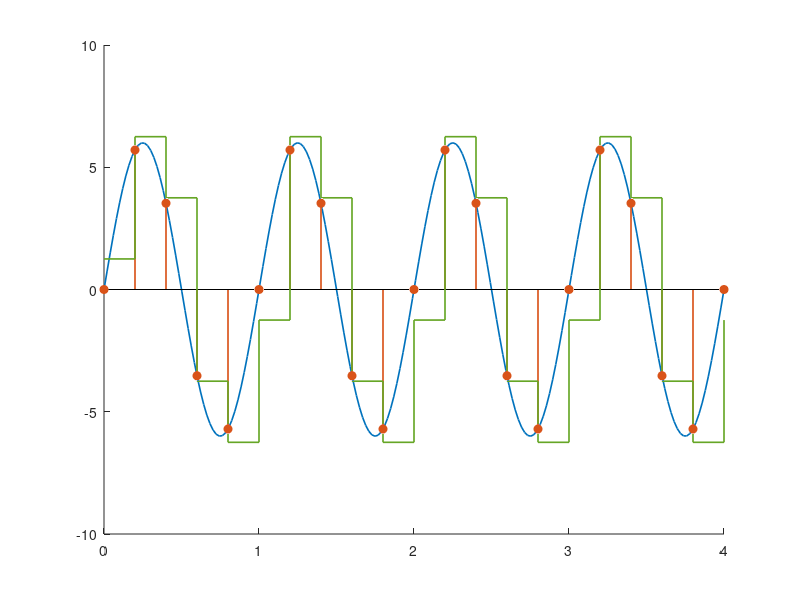

Write MATLAB code to recreate this figure. (Note: this script raises an error after producing the figure.)
%% This MATLAB script simulate the A/D of a sine wave.
%% Input signal
clf
fo=1000;                         % continuous time input signal frequency
To=1/fo;                         % input signal period
Tmax=4*To;                       % maximum time to display signal
A=6;                             % input signal amplitude in Volts
tc=linspace(0,4*To,200);         % time array to plot input signal
x=A*sin(2*pi*fo*tc);             % continuous time input signal

%% Sampling frequency, sampling instants and discrete time signal
Fs=5000;                        % sampling rate  
Ts=1/Fs;                         % sampling interval
t=0:Ts:4*To;                     % time array with sampling instants
N=length(t);                     % number of samples
n=0:N-1;                         % index for the discrete time signal
xn=A*sin(2*pi*fo/Fs*n);          % discrete time signal x[n]          


%% Analog to digital Convertor 
Vmin=-10;
Vmax=10;
VFS=Vmax-Vmin;            % Full Scale range
nb=3;                     % number of bits
L=2^nb;                   % number of quantization levels
delta =VFS/L;             % system resolution
k=1:L;                    % vector of quantization level indices
k=k';                     % convert to column vector

% Computing lower bounds of quantization intervals (ranges), lowest bound
% starts at Vmin
X_R=Vmin+(k-1)*delta;

% Computing Quantization levels
q_Level=X_R+delta/2 ;

% Creating a cell array of quantization levels labels
Labels=repmat('QL ', L,1);
Labels=[Labels  num2str(k)];
Labels=cellstr(Labels);

%% Quantization
% Computing the quantized signal, if the signal is lower than vmin, the 
% lowest quantization level is assigned, if the signal is larger than Vmax,
% the highest quantization level is assigned. Otherwise the signal is
% compared to the lowest bound of all quantiztaion levels, if the signal is
% higher than the kth bound, but lower than the (k+1)th bound,the Comp_Ind 
% vector will have k ones and (L-K) zeros, the index of the corresponding 
% quantization level is  obtained as the number of ones in the vector 
% Comp_ind

xq=zeros(1,N);                  % initialzing the quantized signal
for n1=1:N          
  xs=A*sin(2*pi*fo/Fs*(n1-1));  % sample value
  if (xs<Vmin) 
      xq(n1)=q_Level(1);        % assign to lowest quantization Level
  elseif (xs>=Vmax) 
      xq(n1)=q_Level(end);      % assign to highest quantization Level
  else
     Comp_Ind=xs >= X_R;        % compare sample value to quantization range bounds,
                                % to find index of the corresponding quantization level
     index=nnz(Comp_Ind);       % count number of ones
     xq(n1)=q_Level(index);
  end
end

%% Plotting the results

% Ploting the quantization Levels, the continuous time signal x(t), the 
% discrete time signal x[n] and the quantized signal xq[n]
figure(1)
hold on;
h=zeros(1,3);
h(1) =plot(tc*1000,x,'LineWidth',1.2');       % Time is displayed in ms;
h(2)=stem(t*1000,xn,'fill','LineWidth',1.2'); % Time is displayed in ms;
h(3)=stairs(t*1000,xq,'LineWidth',1.2,'color', [ 0.4, 0.65,0.15]);

% Ploting horizontal lines for the quantization levels, do not display
% labels for the levels if the number of levels is larger than 16
if (L<=16)
 yline(q_Level,'-.b',Labels,'color', [ 0.8, 0.3,0.1]);
else 
 yline(q_Level,'-.b','color', [ 0.8, 0.3,0.1]);
end

% Ploting horizontal lines for the qunatization intervals lower bounds
 yline(X_R,':b','color', [ 0, 0.45,0.65]);
% plotting upper bound for the highest interval
 yline(X_R(end)+delta,':b','color', [ 0, 0.45,0.65]);
 
% Adding axis labels and legend 
legend(h(1:3), {'x(t)','x[n]','x_q[n]'},'location','northwest');
xlabel('Time in ms ')
ylabel('Signal Amplitude (V)')
xlim([ 0 1.25*Tmax*1000]);
ylim([ 1.1*Vmin 1.1*Vmax]);
set(gcf,'color','w')